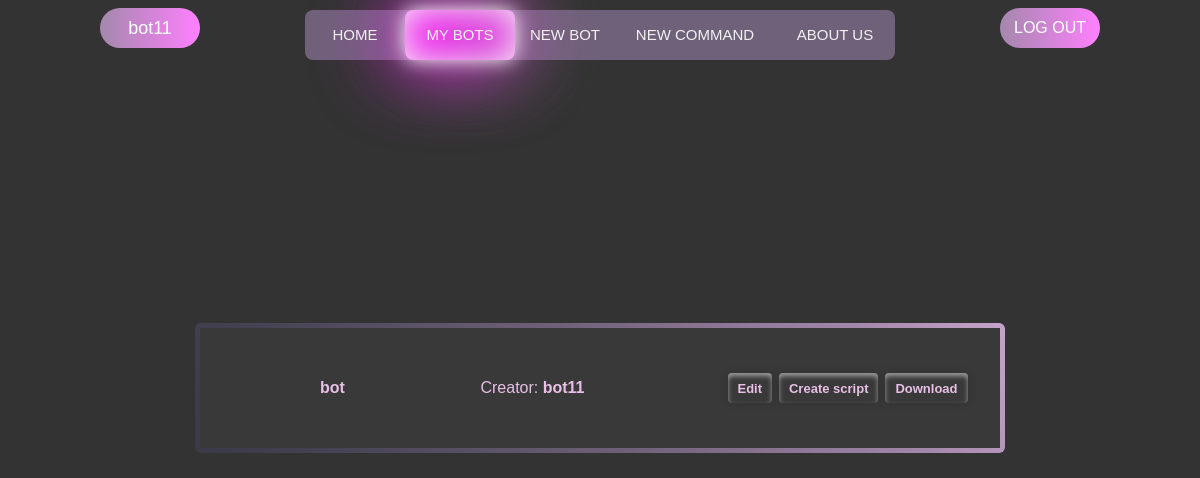
The page /bots/ (signed in) on the database its author committed.
### authentication/models.py (models this page shows)
class CustomUser(AbstractUser):
    email = models.EmailField('Email', unique=True)
    avatar = models.ImageField('Avatar', blank=True, upload_to=f'avatars/')
    telegram_id = models.CharField('Telegram id', blank=True, max_length=40)
    def __str__(self):
        return self.username

### constructor/models.py (models this page shows, shortened)
class Bot(models.Model):
    user = models.ForeignKey(User, on_delete=models.CASCADE, null=True, blank=True)
    bot_username = models.CharField("Bot's username", max_length=30)
    bot_token = models.CharField("Bot's token", max_length=50, null=False)
    has_script = models.BooleanField('Has script?', default=False)
    script_path = models.CharField('Path', default='', max_length=70)

### constructor/views.py (the view, shortened to what this page needs)
# urls.py: path('', BotList.as_view(), name='bots')
class BotList(LoginRequiredMixin, View):
    model = Bot
    template_name = 'constructor/bots-list.html'
    context_object_name = 'bots'
    def get(self, request):
        bots_without_commands = []
        bots = Bot.objects.all().filter(user=self.request.user)
        for bot in bots:
            if not Command.objects.all().filter(bot_name=bot.bot_username):
                bots_without_commands.append(bot.bot_username)
        return render(request,
                      self.template_name,
                      context={
                          "bots": Bot.objects.all().filter(user=self.request.user),
                          "commands": Command.objects.all(),
                          "bots_without_commands": bots_without_commands,
                      }
                      )

### constructor/templates/constructor/bots-list.html (shortened to what this page needs)
{% extends 'main/base.html' %}
{% load static %}
{% block links %}
    <link rel="stylesheet" href="{% static 'constructor/css/bot_list.css' %}">
    <link rel="stylesheet" href="https://cdn.jsdelivr.net/npm/bootstrap-icons@1.9.1/font/bootstrap-icons.css">
{% endblock %}
{% block div-animation %}<div class="animation start-bots"></div>{% endblock %}
{% block content %}
    <main>
        <div class="tasks-list gradient-border">
                    {% for bot in bots %}
                        <div class="overtask">
                            <div class="task">
                                <div class="task-content">
                                    <p><strong>{{bot.bot_username}}</strong></p>
                                    <p>Creator: <strong>{{ bot.user }}</strong> </p>
                                </div>
                                <div class="buttons">
                                    <td><a href="{% url 'bot-edit-page' pk=bot.bot_username %}"><button class="bot-btn edit-btn" type="button">Edit</button></a></td>
                                    <td>
                                            <form method="post">
                                                {% if bot.bot_username in bots_without_commands %}
                                                {% else %}
                                                    <button class="bot-btn create-script-btn" type="submit" name="{{ bot.bot_username }} {{ bot.bot_token }}">Create script</button>
                                                {% endif %}
                                            </form>
                                    </td>
                                    <td>
                                        {% if bot.has_script %}
                                            <a href="{% get_media_prefix %}{{ bot.script_path }}" download><button class="bot-btn script-btn">Download</button></a>
                                        {% else %}
                                            {% if bot.bot_username in bots_without_commands %}
                                                <a href="{% url 'bot-add-command' %}"><input class="create-sub" type="submit" value="Create new command"></a>
                                            {% else %}
                                                <a><button class="bot-btn script-btn noscr">No script</button></a>
                                            {% endif %}
                                        {% endif %}
                                    </td>
                                </div>
                        </div>
                        {% endfor %}
            </div>
        </div>
    </main>
{% endblock %}

### main/templates/main/base.html (shortened to what this page needs)
{% load static %}
<!DOCTYPE html>
<html lang="en">
<head>
  <link rel="stylesheet" href="{% static 'main/css/base.css' %}">
  {% block links %}
  {% endblock %}
</head>
<body>
  <header>
    {% if request.user.is_authenticated %}
      <span class="fake">
        <p class="nickname log-btn">{{user}}</p>
      </span>
    {% else %}
      <span class="left">
      </span>
    {% endif %}
    <div class="header">
      <a class="btn-home header-button" href="{% url 'home' %}">Home</a>
      <a class="btn-addcommand header-button" href="{% url 'bots' %}">My bots</a>
      <a class="btn-bots header-button" href="{% url 'create-new-bot' %}">New bot</a>
      <a class="btn-newbot header-button" href="{% url 'bot-add-command' %}">New command</a>
      <a class="btn-about header-button" href="{% url 'about' %}">About us</a>
      {% block div-animation %}{% endblock %}
    </div>
    <span class="fake">
      {% if user.is_authenticated %}
        <a href="{% url 'logout' %}"><button class="log-btn">LOG OUT</button></a>
      {% else %}
        <a href="{% url 'authentication' %}"><button class="log-btn">LOG IN</button></a>
      {% endif %}
    </span>
  </header>
  {% block content %}
  {% endblock %}
</body>
</html>

### main/static/main/css/base.css (style rules this page uses)
* { margin: 0; padding: 0; }
body { font-family: sans-serif; background: #333; display: flex; justify-content: center; flex-wrap: wrap; padding-top: 10px; height: 100vh; overflow-y: hidden; }
header { display: flex; justify-content: space-between; height: 7vh; width: 100% }
.header { position: relative; min-width: 590px; height: 50px; background-color: #70617a; border-radius: 8px; font-size: 0; }
.header-button { line-height: 50px; height: 100%; font-size: 15px; display: inline-block; position: relative; z-index: 2; text-decoration: none; text-transform: uppercase; text-align: center; color: #f1f1f1; cursor: pointer; }
.animation { position: absolute; height: 100%; top: 0; z-index: 0; transition: all .5s ease 0s; border-radius: 8px; }
.header-button:nth-child(1) { width: 100px; }
.header-button:nth-child(2) { width: 110px; }
.header-button:nth-child(3) { width: 100px; }
.header-button:nth-child(4) { width: 160px; }
.header-button:nth-child(5) { width: 120px; }
.start-bots, .header-button:nth-child(2):hover~.animation { width: 110px; left: 100px; background-color: #e8bfe6; transform: translateY(0); box-shadow: inset 0 0 37px whitesmoke, inset 20px 0 80px #f0f, inset -20px 0 80px rgb(140, 140, 140), inset 20px 0 300px #f0f, inset -20px 0 300px rgb(140, 140, 140), 0 0 20px #fff, -10px 0 80px #f0f, 10px 0 80px rgb(140, 140, 140); }
.fake { width: 300px; padding-bottom: 20px; display: flex; justify-content: center; align-items: center; z-index: 0; }
a { text-decoration: none; }
.log-btn { width: 100px; height: 40px; display: flex; justify-content: center; align-items: center; color: #fff; font-size: 16px; font-family: sans-serif; background: linear-gradient(90deg, #a488ac, rgb(255, 128, 255), rgb(255, 80, 255), rgb(255, 128, 255), #a488ac); background-size: 400%; border-radius: 30px; border-style:none; }
.log-btn:before { outline: none; content: ""; top: -5px; left: -5px; right: -5px; bottom: -5px; z-index: -1; background: linear-gradient(45deg, #2e2e3b, #464454, #70617a, #a488ac, #e8bfe6, #e8bfe6, #a488ac, #70617a, #464454, #2e2e3b); background-size: 400%; border-radius: 40px; opacity: 0; transition: 0.5s; }
.nickname { font-size: 18px; }

### constructor/static/constructor/css/bot_list.css (style rules this page uses)
.tasks-list { height: auto; margin-bottom: 100px; margin-left: 100px; margin-right: 100px; width: 800px; border-radius: 10px; display: flex; justify-content: center; padding: 2px; }
.overtask { z-index: 1; width: 100%; background-color: rgb(57, 57, 57); }
.task { z-index: 1; width: 100%; height: 120px; display: flex; justify-content: space-around; align-items: center; }
.task-content { display: flex; justify-content: space-around; width: 50%; }
.buttons { width: 30%; display: flex; justify-content: space-between; padding-left: 30px; }
.edit-btn { width: 50px }
.create-script-btn { width: 100px }
.script-btn { width: 75px }
.bot-btn { height: 30px; text-decoration: none; color: beige; font-weight: 600; text-align: center; padding: 5px; background-color:#464454; width: auto; padding: 0 10px 0 10px; cursor: pointer; border: none; color: #e8bfe6; font-size: 13px; border-radius: 4px; box-shadow: inset 0px 3px 5px rgba(255,255,255,0.5), 0px 0px 10px rgba(0,0,0,0.15); background: rgb(2,0,36); background: linear-gradient(45deg, rgba(2,0,36,0) 5%, rgba(255,255,255,.5) 6%, rgba(255,255,255,0) 9%, rgba(255,255,255,.5) 10%, rgba(255,255,255,0) 17%, rgba(255,255,255,.5) 19%, rgba(255,255,255,0) 21%); background-size: 150%; background-position: right; transition: 1s; }
p { width: 100%; text-align: center; color: #e8bfe6 }
.gradient-border { --borderWidth: 3px; background: #4d4354; position: relative; border-radius: var(--borderWidth); }
.gradient-border:after { content: ""; position: absolute; top: calc(-1 * var(--borderWidth)); left: calc(-1 * var(--borderWidth)); height: calc(100% + var(--borderWidth) * 2); width: calc(100% + var(--borderWidth) * 2); background: linear-gradient( 60deg, #2e2e3b, #464454, #70617a, #a488ac, #e8bfe6, #e8bfe6, #a488ac, #70617a, #464454, #2e2e3b ); border-radius: calc(2 * var(--borderWidth)); animation: animatedgradient 4s ease alternate infinite; background-size: 300% 300%; }

### rows shown on the page
CustomUser: username "bot11"
Bot: bot_username "bot", user "bot11"
